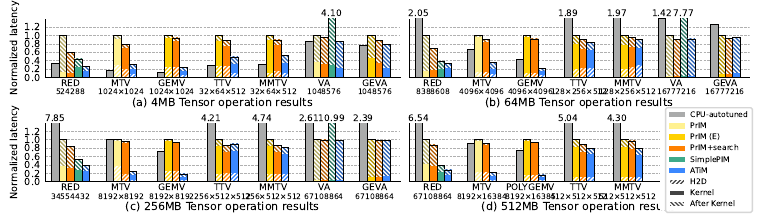

Generate this figure with Python:
import pandas as pd
import matplotlib.pyplot as plt
import numpy as np
import matplotlib.gridspec as gridspec
from matplotlib.patches import Rectangle
from plot_utils import colors, hatches, adjust_color

def plot_polybench(src_df, filename):
    width_polybench = 19 / 2
    height = 5.3
    bar_width = 0.15
    fontsize = 7
    latency_label = "Normalized latency"

    shapes = [
        ["524288", "1024×1024", "1024×1024", "32×64×512", "32×64×512",  "1048576", "1048576"],
        ["8388608", "4096×4096", "4096×4096", "128×256×512", "128×256×512",  "16777216", "16777216"],
        ["34554432", "8192×8192", "8192×8192", "256×512×512", "256×512×512",  "67108864", "67108864"],
        ["67108864", "8192×16384", "8192×16384", "512×512×512", "512×512×512",  "", ""]
    ]
    label = [
        "(a) 4MB Tensor operation results",
        "(b) 64MB Tensor operation results",
        "(c) 256MB Tensor operation results",
        "(d) 512MB Tensor operation results"
    ]
    start_pos = [0, 7, 14, 21]

    is_workload_prim = lambda wl: wl in ["va", "red", "mtv"]
    is_workload_simplepim = lambda wl: wl in ["va", "red"]

    def create_plot(ax, shape, df_subset, width, threshold, interval=0.5, bar_width=0.25, colors=colors, hatches=hatches, caption="", batch_unit=16):
        workloads = df_subset['Workload']
        x = np.arange(len(workloads))
        ax.set_xlim(-0.5, len(x) - 0.5)
        ax.set_ylim(0, threshold)
        ax.yaxis.grid(True, linestyle='--', zorder=0, linewidth=0.5)
        y_ticks = np.arange(0, threshold, interval)
        ax.tick_params(axis='both', which='both', direction='in', length=0)
        ax.set_yticks(y_ticks)
        ax.set_yticklabels([f"{tick:.1f}" for tick in y_ticks], fontsize=fontsize)
        ax.set_xticklabels([])
        ax.set_xticks(x)

        ax.spines['left'].set_capstyle("butt")
        ax.spines['left'].set_clip_on(False)
        ax.spines['top'].set_visible(False)
        ax.spines['right'].set_visible(False)

        def plot_bars(ax, x, df, label_prefix, color, hatch):
            h2d_val = df[f'{label_prefix}-H2D'].astype(float)
            kernel_val = df[f'{label_prefix}-Kernel'].astype(float)
            after_val = df[f'{label_prefix}-After'].astype(float)
            pos = x
            ax.bar(pos, h2d_val, bar_width,
                linewidth=0, zorder=2,label=f'{label_prefix}-H2D',
                color=color, edgecolor="white", hatch=hatch['H2D'])
            ax.bar(pos, kernel_val, bar_width, bottom=h2d_val,
                linewidth=0, zorder=2, label=f'{label_prefix}-Kernel',
                color=color, hatch=hatch['Kernel'])
            adjusted_color = adjust_color(color)
            ax.bar(pos, after_val, bar_width, bottom=h2d_val + kernel_val,
                linewidth=0, zorder=2, label=f'{label_prefix}-After',
                color=adjusted_color, edgecolor="white", hatch=hatch['After'])
            ax.bar(pos, h2d_val + kernel_val + after_val, bar_width,
                linewidth=0.5, zorder=2, edgecolor='black', fill=False)
            total_height = (h2d_val + kernel_val + after_val).tolist()
            for i in range(len(x)):
                if total_height[i] > threshold:
                    ax.text(x[i], threshold, f'{total_height[i]:.2f}', ha='center', va='bottom', fontsize=fontsize - 0.5)

        def plot_bar_cpu(ax, x, df):
            kernel_val = df['CPU-Autotuned'].astype(float)
            ax.bar(x, kernel_val, bar_width, bottom=0, label=f'CPU', linewidth=0, zorder=2, color=colors["CPU"], edgecolor="white")
            ax.bar(x, kernel_val, bar_width, linewidth=0.5, zorder=2, edgecolor='black', fill=False)
            for pos, val in zip(x, kernel_val):
                if val > threshold:
                    ax.text(pos, threshold, f'{val:.2f}', ha='center', va='bottom', fontsize=fontsize - 0.5)

        prim_colors = [colors["PrIM" if is_workload_prim(wl) else "PrIMC"] for wl in workloads.values]

        def x_seq(x, bar_width, n):
            return [[x + bar_width * ((-n + 1) / 2 + i)] for i in range(n)]

        for i, workload in enumerate(workloads):
            if is_workload_simplepim(workload):
                seq = x_seq(x[i], bar_width, 5)
                plot_bar_cpu(ax, seq[0], df_subset.iloc[[i]])
                plot_bars(ax, seq[1], df_subset.iloc[[i]], 'PrIM', prim_colors[i], hatches)
                plot_bars(ax, seq[2], df_subset.iloc[[i]], 'PS', colors['PS'], hatches)
                plot_bars(ax, seq[3], df_subset.iloc[[i]], 'SimplePIM', colors['SimplePIM'], hatches)
                plot_bars(ax, seq[4], df_subset.iloc[[i]], 'ATiM', colors['ATiM'], hatches)
            else:
                seq = x_seq(x[i], bar_width, 4)
                plot_bar_cpu(ax, seq[0], df_subset.iloc[[i]])
                plot_bars(ax, seq[1], df_subset.iloc[[i]], 'PrIM', prim_colors[i], hatches)
                plot_bars(ax, seq[2], df_subset.iloc[[i]], 'PS', colors['PS'], hatches)
                plot_bars(ax, seq[3], df_subset.iloc[[i]], 'ATiM', colors['ATiM'], hatches)

        for i, label in enumerate(workloads):
            l = label.upper()
            ax.text(x[i], -0.04, l, ha='center', va='top', transform=ax.get_xaxis_transform(), fontsize=6.5)
            ax.text(x[i], -0.2, shape[i], ha='center', va='top', transform=ax.get_xaxis_transform(), fontsize=5.5)
        if caption:
            ax.text(0.5, -0.35, caption, ha='center', va='top',
                    transform=ax.transAxes, fontsize=8, fontname='Times New Roman')

    fig = plt.figure(figsize=(7.48,  height / 2.54), dpi=300, constrained_layout=True)
    gs = gridspec.GridSpec(2, 2, width_ratios=[7.3, 7], wspace=0.01, figure=fig)
    axs = [fig.add_subplot(gs[0, 0]), fig.add_subplot(gs[0, 1]), fig.add_subplot(gs[1, 0]), fig.add_subplot(gs[1, 1])]
    for i in range(4):
        indices = [7 * i + j for j in [1, 2, 6, 3, 4, 0, 5]]
        create_plot(
            axs[i],
            shapes[i],
            src_df.iloc[indices],
            width_polybench,
            threshold=1.4,
            interval=0.2,
            bar_width=bar_width,
            colors=colors,
            hatches=hatches,
            caption=label[i])
    axs[0].set_ylabel(latency_label, fontsize=fontsize)
    axs[2].set_ylabel(latency_label, fontsize=fontsize)
    axs[1].set_yticklabels([])
    axs[3].set_yticklabels([])

    handles = [
        Rectangle((0, 0.1), 1, 0.8, facecolor=colors["CPU"], label='CPU-autotuned'),
        Rectangle((0, 0.1), 1, 0.8, facecolor=colors["PrIM"], label='PrIM'),
        Rectangle((0, 0.1), 1, 0.8, facecolor=colors["PrIMC"], label='PrIM (E)'),
        Rectangle((0, 0.1), 1, 0.8, facecolor=colors["PS"], label='PrIM+search'),
        Rectangle((0, 0.1), 1, 0.8, facecolor=colors["SimplePIM"], label="SimplePIM"),
        Rectangle((0, 0.1), 1, 0.8, facecolor=colors["ATiM"], label='ATiM'),
        Rectangle((0, 0.1), 1, 0.8, facecolor='#444444', label='H2D', edgecolor="white", hatch=hatches["H2D"]),
        Rectangle((0, 0.1), 1, 0.8, facecolor='#444444', label='Kernel', edgecolor="white"),
        Rectangle((0, 0.1), 1, 0.8, facecolor='#444444', label='After Kernel', edgecolor="white", hatch=hatches["After"])
    ]

    rect = Rectangle((0.93 - 0.055, 0.07 - 0.05), 0.15, 0.5,
                    transform=fig.transFigure, facecolor='white')
    fig.patches.append(rect)
    fig.legend(handles=handles, loc='upper center', ncol=1, fontsize=fontsize - 1.5, bbox_to_anchor=(0.94, 0.53), borderpad=0.5)
    fig.savefig(filename, format="pdf", dpi=300, bbox_inches="tight")
